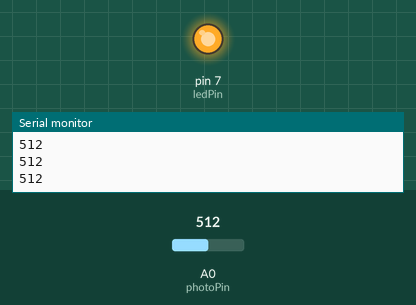
Simulated run of this sketch. Board: Arduino Uno, built with avr-gcc and run on an emulated ATmega328P. On the bench: output pins drawn as LEDs (lit = HIGH), the last lines printed to the serial monitor. Inputs (shaded band) come from the test bench; at power-on: A0 (photoPin) = 512.

Above: at 1.2 s.
1.3 s: A0 (photoPin) set to 165
2.8 s: A0 (photoPin) set to 134
At 3.3 s:
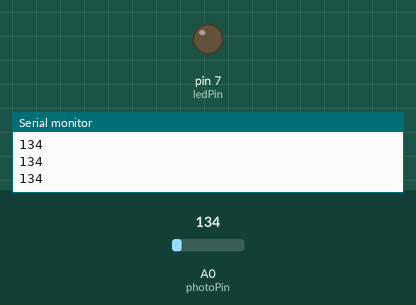
4.3 s: A0 (photoPin) set to 160
At 4.6 s:
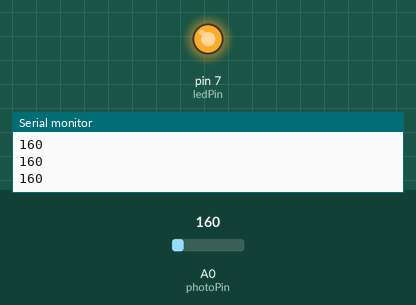
5.8 s: A0 (photoPin) set to 140
At 7.1 s:
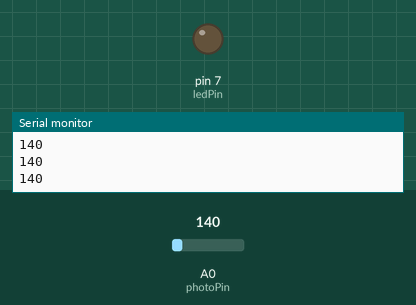
Timing chart, 0 to 8.3 s (numbered marks = the images above; inputs shaded):
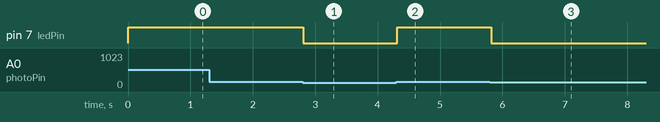

The sketch:

LightSensorOut.ino
```cpp
#include <SoftwareSerial.h>

int photoPin = A0;
int ledPin = 7;

void setup() {
  pinMode(ledPin, OUTPUT);

  // Begin serial communication
  Serial.begin(9601);
}

void loop() {
  int lightRaw = analogRead(photoPin);
  Serial.println(lightRaw);
  if (lightRaw > 150) {
    digitalWrite(ledPin, HIGH);
  }

  else {
    digitalWrite(ledPin, LOW);
  }
  delay(100);
}
```

Measured:
- the behaviour switches between 151 and 150 on A0 (photoPin) (found by bisection; images 0 and 1)
- after the input at 2.8 s, pin 7 (ledPin): HIGH → LOW at once
- after the input at 4.3 s, pin 7 (ledPin): LOW → HIGH at once
- after the input at 5.8 s, pin 7 (ledPin): HIGH → LOW at once
